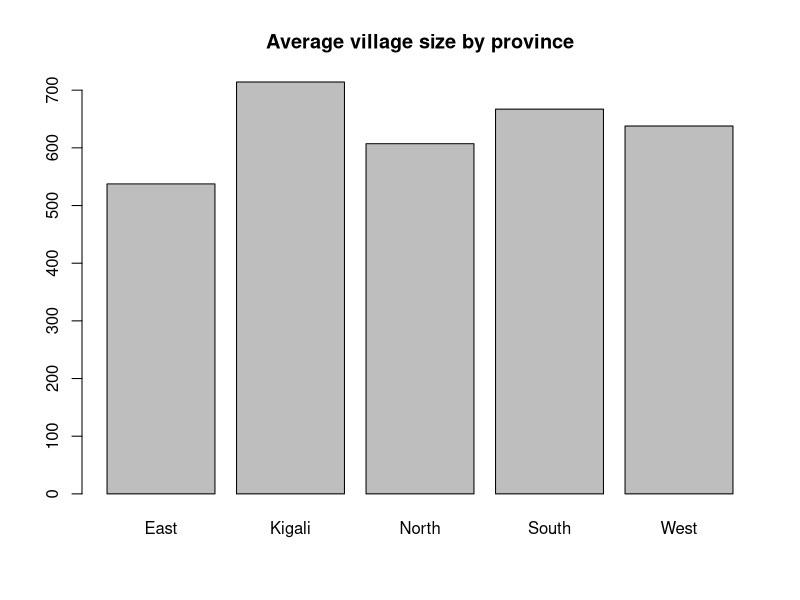
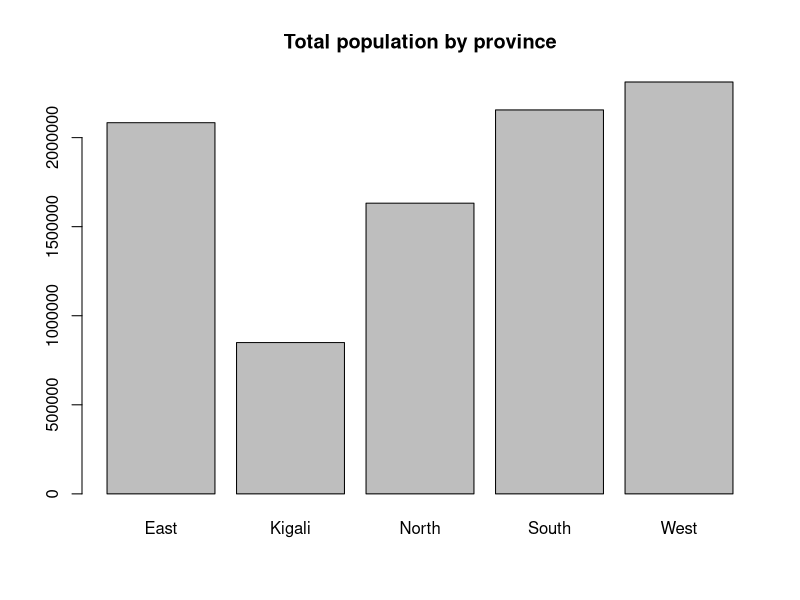
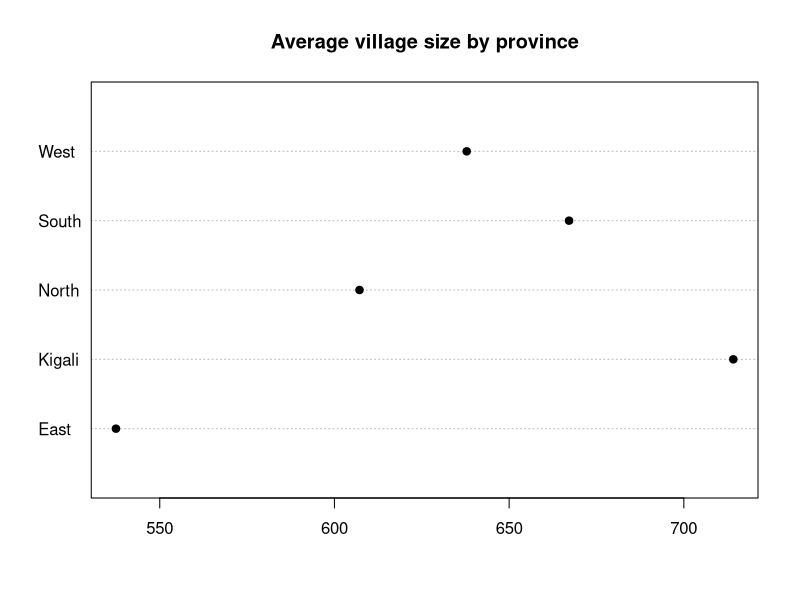
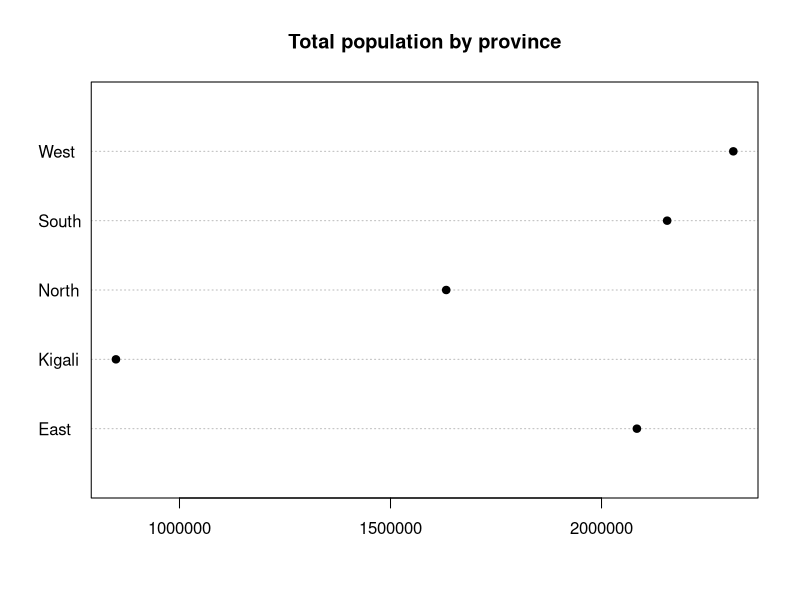
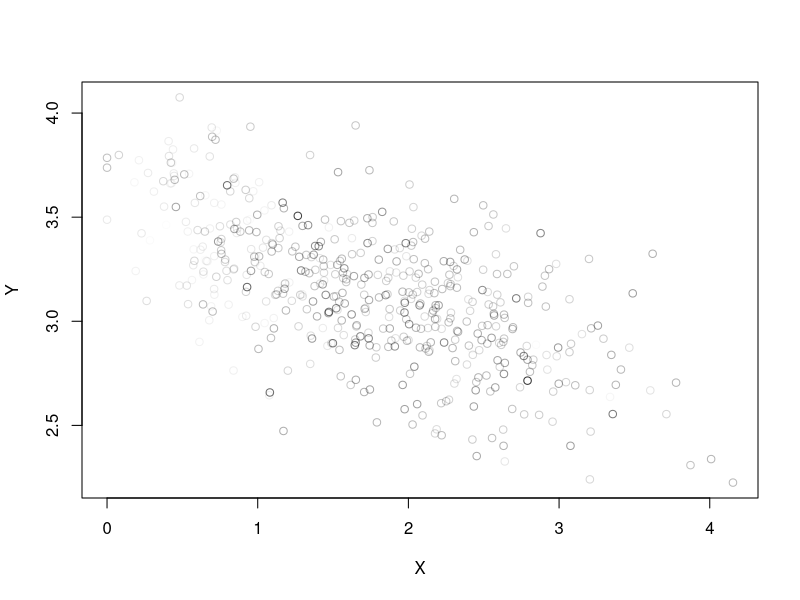
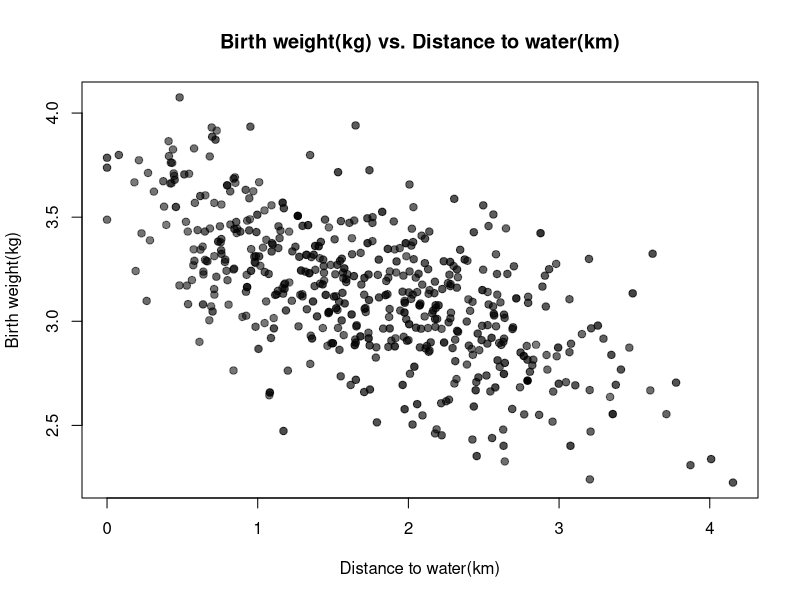
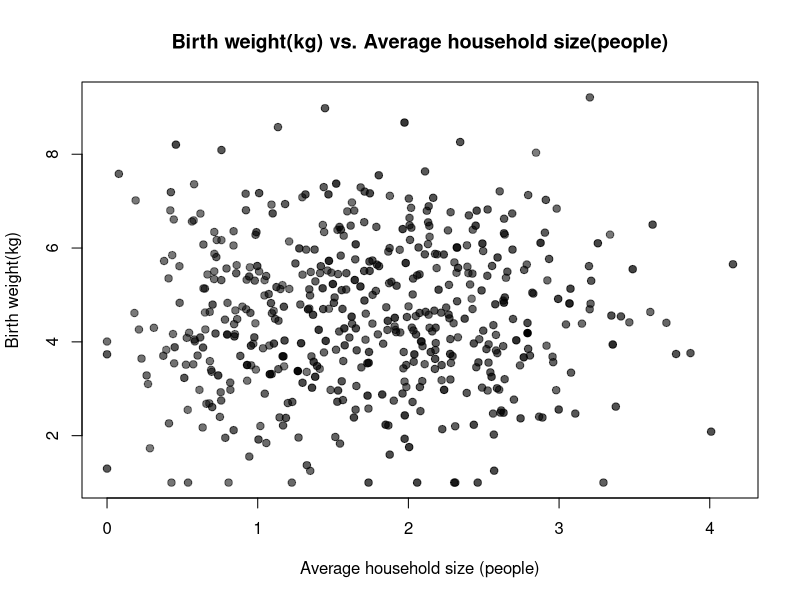
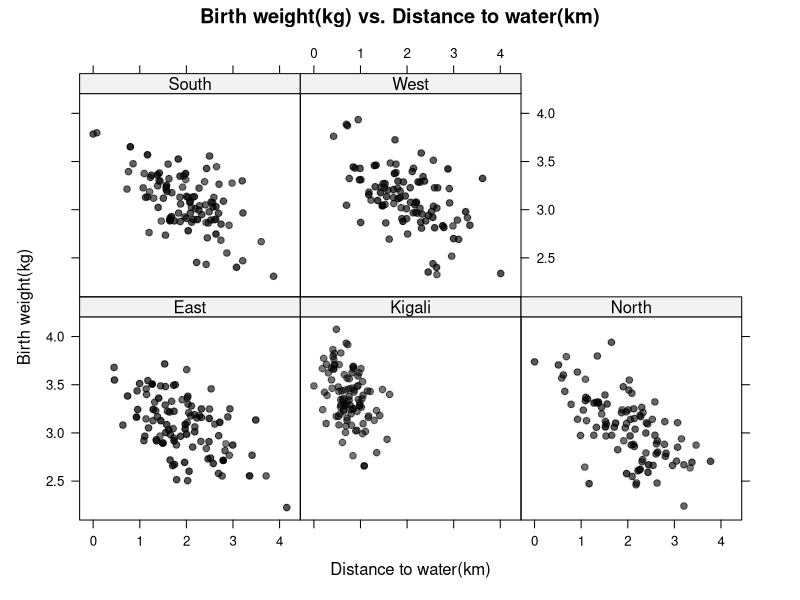

Recreate these plots in R, in order.
###############################################################################
# LOAD THE LIBRARIES WE WILL NEED
library(survey)

###############################################################################
# SET WORKING DIRECTORY AND OPEN DATA
getwd()
setwd("C:/Users/bfannin/Dropbox/rwanda_course/MemoryStick/Data/")
Village.Data = read.table("Village.Data.csv", header=TRUE, sep=",")

###############################################################################
# CHECK OUR DATA
names(Village.Data)
summary(Village.Data)

###############################################################################
# CREATE THE SURVEY DESIGN OBJECT
Village.design <- svydesign(~1, weights=~Weight, strata=~Prov.Name
                            , fpc=~Strat.Size, data=Village.Data)

###############################################################################
# ESTIMATE A POPULATION MEAN
# svymean(formula, design)
svymean(~HH.Size, Village.design)

###############################################################################
# YOUR TURN
# ESTIMATE THE MEAN Birth.Weight
###############################################################################

###############################################################################
# Use the update function to add a column for population
# update(object, formulat)
Village.design = update(Village.design, Village.Pop = HH * HH.Size)
svytotal(~Village.Pop, Village.design)
svymean(~Village.Pop, Village.design)

###############################################################################
# svyby
# sbyby(formula, by, design, function)
AvgPopByProvince = svyby(~Village.Pop, ~Prov.Name, Village.design, svymean)
AvgPopByProvince

TotalPopByProvince = svyby(~Village.Pop, ~Prov.Name, Village.design, svytotal)
TotalPopByProvince

###############################################################################
# DRAW THE RESULTS
barplot(AvgPopByProvince, main="Average village size by province")
barplot(TotalPopByProvince, main="Total population by province")

###############################################################################
# YOUR TURN
# COMPUTE AVERAGE Birth.Weight BY PROVINCE
# DISPLAY THE RESULTS IN A BAR CHART
###############################################################################

###############################################################################
# DOT CHARTS
dotchart(AvgPopByProvince, main="Average village size by province")
dotchart(TotalPopByProvince, main="Total population by province")

###############################################################################
# YOUR TURN
# DISPLAY AVERAGE Birth.Weight BY PROVINCE AS A DOT CHART
###############################################################################

###############################################################################
# PLOTTING TWO VARIABLES

# VERSION 1 - NOT VERY PRETTY
svyplot(Birth.Weight~Dist.Water, Village.design, style="transparent")

# VERSION 2 - MUCH PRETTIER
svyplot(Birth.Weight~Dist.Water, Village.design, style="transparent"
        , xlab = "Distance to water(km)", ylab="Birth weight(kg)"
        , main="Birth weight(kg) vs. Distance to water(km)"
        , alpha=c(0.5,1), pch=19)

svyplot(HH.Size~Dist.Water, Village.design, style="transparent"
        , xlab = "Average household size (people)", ylab="Birth weight(kg)"
        , main="Birth weight(kg) vs. Average household size(people)"
        , alpha=c(0.5,1), pch=19)

###############################################################################
# LATTICE PLOTS
svycoplot(Birth.Weight~Dist.Water|Prov.Name, Village.design, style="transparent"
          , xlab = "Distance to water(km)", ylab="Birth weight(kg)"
          , main="Birth weight(kg) vs. Distance to water(km)"
          , alpha=c(0.5,1))

svycoplot(Birth.Weight~Dist.Water|(Prov.Name=="Kigali"), Village.design, style="transparent"
          , xlab = "Distance to water(km)", ylab="Birth weight(kg)"
          , main="Birth weight(kg) vs. Distance to water(km)"
          , alpha=c(0.5,1))
